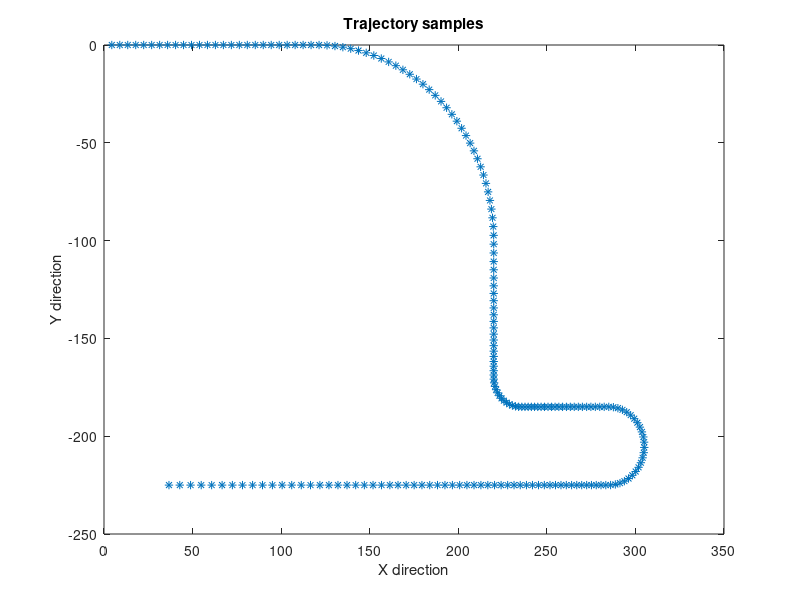
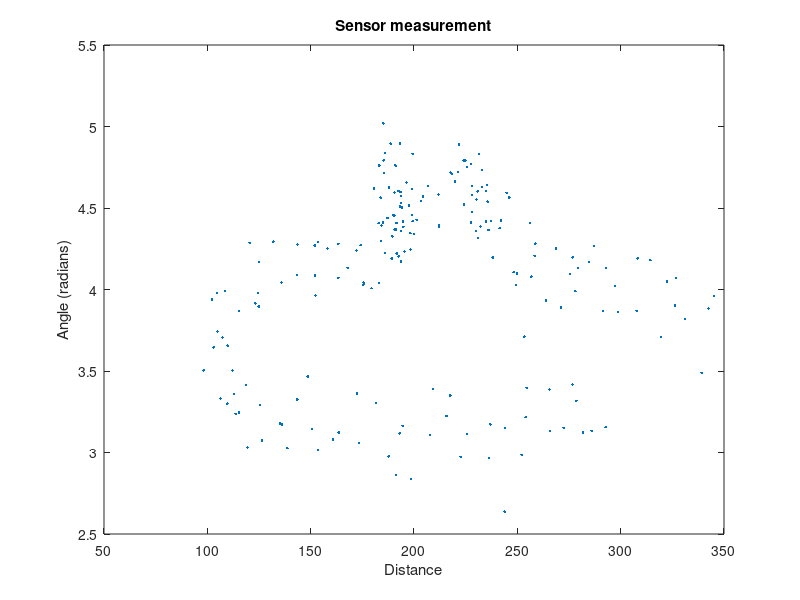

MATLAB code for these plots, in order: (Note: this script raises an error after producing the figures.)
clc;clear
close all
%% Generate Samples
load('Xk.mat')
s = [300;0];
len = size(Xk,2);
d = zeros(1,len);
theta = zeros(1,len);
for i = 1:len
    d(i) = sqrt((Xk(1,i)-s(1))^2+(Xk(2,i)-s(2))^2);
    theta(i) = atan2(Xk(2,i)-s(2),Xk(1,i)-s(1));
    if theta(i) < 0
        theta(i) = theta(i) + 2*pi;
    end
end

y_hat = [d + 3*randn(1,200);theta + 0.05*pi*randn(1,200)];
% y_hat = [d;theta];

figure
plot(Xk(1,:),Xk(2,:),'*')
title('Trajectory samples');
xlabel('X direction');
ylabel('Y direction')

figure
plot(y_hat(1,:),y_hat(2,:),'.')
title('Sensor measurement')
xlabel('Distance');
ylabel('Angle (radians)');

%% Cubature Kalman filter (CV model)
T = 0.3;
v_x = diff(Xk(1,:))/T;
v_y = diff(Xk(2,:))/T;

sigmaCV = 20; % motion noise (setting manually)
A_cv = kron([1 T;0 1],eye(2));
Q_cv = sigmaCV^2*kron([T^3/3 T^2/2;T^2/2 T],eye(2));
R = [3^2 0;0 (0.05*pi)^2];


dim = 4;
P = zeros(dim,dim,len);
x = zeros(dim,len);
P(:,:,1) = eye(dim); % initial covariance
x(:,1) = [Xk(1,1);Xk(2,1);v_x(1);v_y(1)]; % initial state


for i = 2:len
    chi = sigmaPoints(x(:,i-1),P(:,:,i-1),dim); % generate sigma points
    x(:,i) = 1/(2*dim)*sum(A_cv*chi,2); % predicted state
    P(:,:,i) = Q_cv + 1/(2*dim)*motionCov(chi,x(:,i),dim); % predicted covariance
    % Update step
    chi = sigmaPoints(x(:,i),P(:,:,i),dim);
    y = 1/(2*dim)*sum(H_meas(chi,dim,s),2);
    Pxy = 1/(2*dim)*sum(P_xy( chi, x(:,i), y, s, dim ),3);
    S = R + 1/(2*dim)*sum(measCov( chi, dim, s, y ),3);
    x(:,i) = x(:,i) + Pxy/S*(y_hat(:,i)-y);
    P(:,:,i) = P(:,:,i) - Pxy/S*Pxy';
end

figure
plot(x(1,:),x(2,:),'*')
title('Estimation of CV model using cubature rule');
xlabel('X direction')
ylabel('Y direction')

figure
hold on
plot(x(3,:),x(4,:),'*')
plot(v_x,v_y)
title('Velocity estimation of CV model using cubature rule');
xlabel('X direction')
ylabel('Y direction')
legend('estimation','true value')

%% Cubature Kalman filter (CA model)
a_x = diff(v_x)/T;
a_y = diff(v_y)/T;

sigmaCA = 50; % motion noise (setting manually)
A_ca = kron([1 T T^2/2;0 1 T;0 0 1],eye(2));
Q_ca = sigmaCA^2*kron([T^5/20 T^4/8 T^3/6;T^4/8 T^3/3 T^2/2;...
    T^3/6 T^2/2 T],eye(2));

dim = 6;
P = zeros(dim,dim,len);
x = zeros(dim,len);
P(:,:,1) = eye(dim); % initial covariance
x(:,1) = [Xk(1,1);Xk(2,1);v_x(1);v_y(1);a_x(1);a_y(1)]; % initial state

for i = 2:len
    chi = sigmaPoints(x(:,i-1),P(:,:,i-1),dim); % generate sigma points
    x(:,i) = 1/(2*dim)*sum(A_ca*chi,2); % predicted state
    P(:,:,i) = Q_ca + 1/(2*dim)*motionCov(chi,x(:,i),dim); % predicted covariance
    % Update step
    chi = sigmaPoints(x(:,i),P(:,:,i),dim);
    y = 1/(2*dim)*sum(H_meas(chi,dim,s),2);
    Pxy = 1/(2*dim)*sum(P_xy( chi, x(:,i), y, s, dim ),3);
    S = R + 1/(2*dim)*sum(measCov( chi, dim, s, y ),3);
    x(:,i) = x(:,i) + Pxy/S*(y_hat(:,i)-y);
    P(:,:,i) = P(:,:,i) - Pxy/S*Pxy';
end

figure
plot(x(1,:),x(2,:),'*')
title('Estimation of CA model using cubature rule');
xlabel('X direction')
ylabel('Y direction')

figure
hold on
plot(x(3,:),x(4,:),'*')
plot(v_x,v_y)
title('Velocity estimation of CV model using cubature rule');
xlabel('X direction')
ylabel('Y direction')
legend('estimation','true value')

%% 
